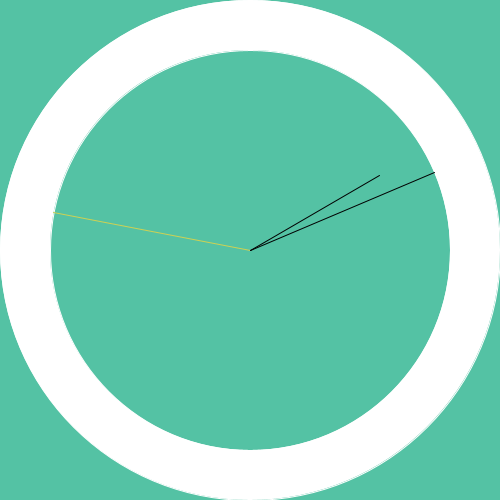
Frame 1 (no input)
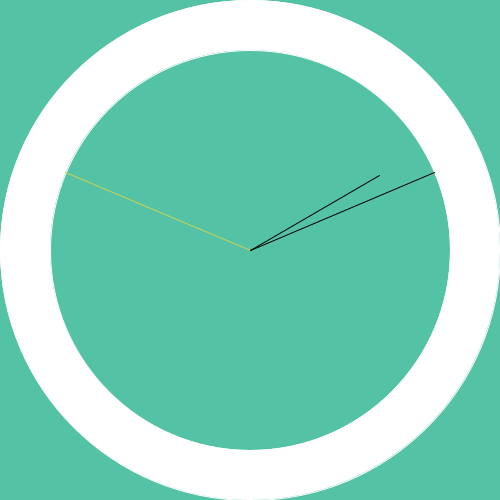
Frame 60 (the mouse pressed at the canvas centre just before this capture)
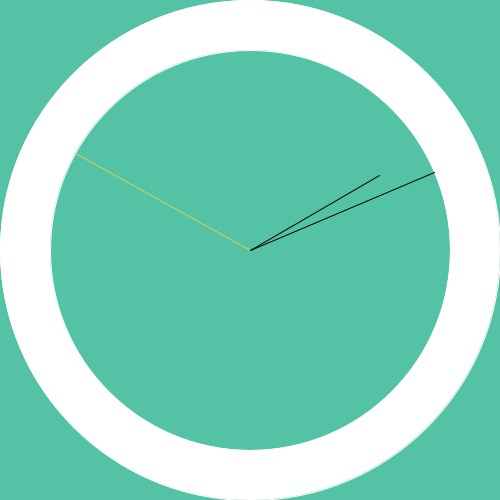
Frame 120 (the mouse held since frame 60 and released just before this capture)

The Processing sketch that drew these frames (run headless with seeded random() and noise(); from frame 60 on, the mouse is pressed at the canvas centre):

// Processing sketch: processing_169832
// ── processing_169832.pde

void setup()
{
size(500,500);
background(190);
smooth();
}

void draw()
{
  background(84,194,164);
 
  
  pushMatrix();
  translate(width/2,height/2);
  noFill();
  stroke(255);
  ellipseMode(CENTER);
  fill(255);
  ellipse (0,0,500,500);
  fill(84,194,164);
  ellipse(0,0,400,400);
  
  popMatrix();
  
   pushMatrix();
  
  float sec_angle = map(second(),0,59,0,2*PI);
  translate(width/2,height/2);
  rotate(sec_angle);
  stroke(205,209,83);
  line(0,0,0,-200);
  
  popMatrix();
  
  pushMatrix();
  translate(width/2,height/2);
  float min_angle = map(minute(),0,59,0,2*PI);
  rotate(min_angle);
  stroke(0);
  line(0,0,0,-200);
  popMatrix();
  
  pushMatrix();
  translate(width/2,height/2);
  float hour_angle = map(hour(),0,12,0,2*PI);
  rotate(hour_angle);
  stroke(0);
  line(0,0,0,-150);
  popMatrix();
}
